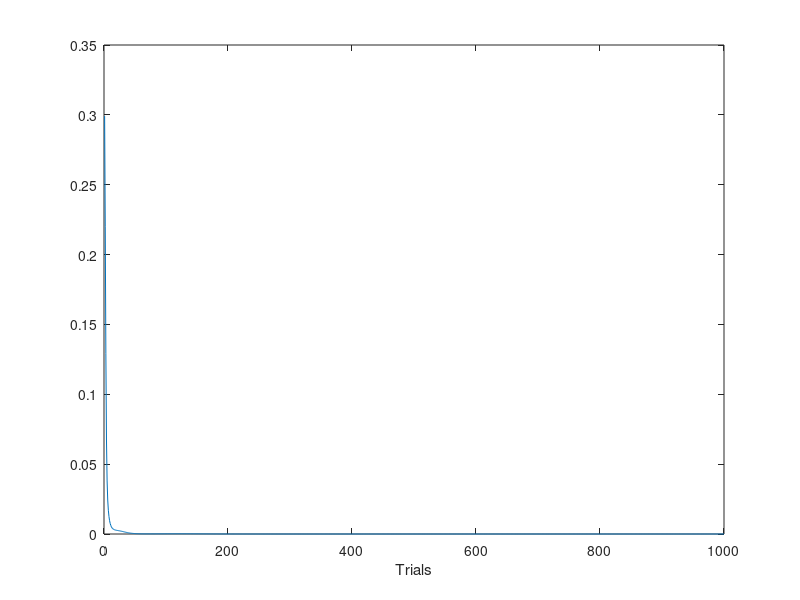

This figure's MATLAB source: (Note: this script raises an error after producing the figure.)
clear; close all; clc;

%% Initialization
m = 7;
A = rand(m,m); A = A' + A;
B = diag(1:m);
X0 = eye(m);

stepSize = .06;

iter = @(X,Om) X * expm(Om);
grad = @(X) X * 0.5 * ((X'*A*X*B) - (X'*A*X*B)');
norm = @(X) trace(X'*X);

%% Eigenvalue Decomposition
tic
trial = 0;
trial_limit = 1000;
dist = [];

X = X0;

while trial < trial_limit
    trial = trial + 1;
    
    step = stepSize * X' * grad(X);
    X_new = iter(X,-step);
    dist = [dist,norm(X_new-X)];

    if norm(X_new-X) < 1e-15
        X = X_new;
        break;
    end
    
    X = X_new;
end

toc

%% Result
plot(1:trial,dist);
xlabel('Trials');
ylabel('$||X_n-X_{n-1}||^2$',Interpreter='latex');
title('Convergence of Algorithm');
set(gca,'YScale','log');
set(gcf,'color','white');
fontname('Times New Roman');

disp("A =");
disp(A);
disp('X^T * A * X = ');
disp(X'*A*X);